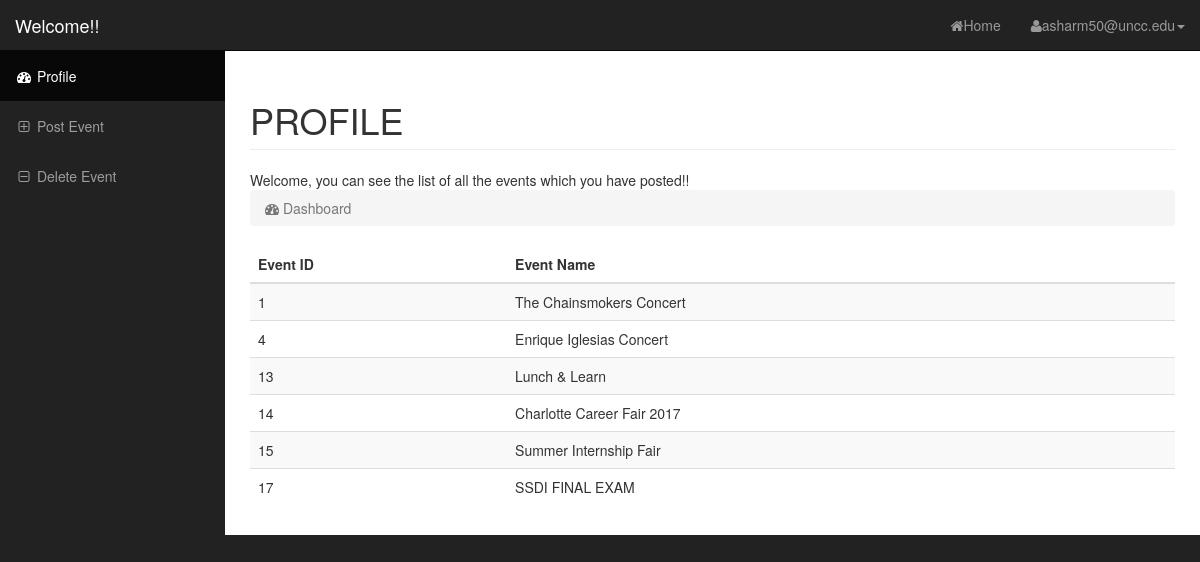
The app's page /profile/contributor_profile.php (signed in) with its own data.
### tables this page shows
CREATE TABLE `event` (
  `event_id` int(11) NOT NULL,
  `event_name` varchar(50) NOT NULL,
  `event_desc` varchar(200) NOT NULL,
  `event_images` varchar(64) NOT NULL,
  `event_date` date NOT NULL,
  `event_venue` varchar(50) NOT NULL,
  `event_time` time NOT NULL,
  `user_id` varchar(64) NOT NULL,
  `event_category` varchar(64) NOT NULL
);

### profile/contributor_profile.php (the view, shortened to what this page needs)
<!DOCTYPE html>
<html lang="en">
<head>
    <link href="css/bootstrap.min.css" rel="stylesheet">
    <link href="css/sb-admin.css" rel="stylesheet">
    <link href="css/plugins/morris.css" rel="stylesheet">
    <link href="font-awesome/css/font-awesome.min.css" rel="stylesheet" type="text/css">
</head>
<body>
    <div id="wrapper">
        <nav class="navbar navbar-inverse navbar-fixed-top" role="navigation">
            <div class="navbar-header">
                <a class="navbar-brand" href="index.html">Welcome!!</a>
            </div>
            <ul class="nav navbar-right top-nav">
                <li>
                    <a href="..\index.php"><i class="fa fa-home"></i>Home</a></li>
                <li class="dropdown">
                    <a href="#" class="dropdown-toggle" data-toggle="dropdown"><i class="fa fa-user"></i><?php echo $_SESSION["userid"]; ?><b class="caret"></b></a>
                </li>
            </ul>
            <div class="collapse navbar-collapse navbar-ex1-collapse">
                <ul class="nav navbar-nav side-nav">
                    <li class="active">
                        <a href="contributor_profile.php"><i class="fa fa-fw fa-dashboard"></i> Profile</a>
                    </li>
                   <li>
                        <a href="contributor_post_event.php"><i class="fa fa-fw fa-plus-square-o"></i> Post Event</a>
                    </li>
                    <li >
                        <a href="contributor_delete_event.php"><i class="fa fa-fw fa-minus-square-o"></i> Delete Event</a>
                    </li>
                </ul>
            </div>
        </nav>
        <div id="page-wrapper">
            <div class="container-fluid">
                <div class="row">
                    <div class="col-lg-12">
                        <h1 class="page-header">
                            PROFILE
                        </h1>
                        Welcome, you can see the list of all the events which you have posted!!
                        <ol class="breadcrumb">
                            <li class="active">
                                <i class="fa fa-dashboard"></i> Dashboard
                            </li>
                        </ol>
                    </div>
                </div>
                <table class="table table-striped">
                    <thead>
                      <tr>
                        <th>Event ID</th>
                        <th>Event Name</th>
                      </tr>
                    </thead>
                    <tbody>
                      <?php
                        $con=mysqli_connect("localhost","root","","events");
                        $sql="SELECT event_id, event_name from event where user_id='{$_SESSION['userid']}'";
                        $result = mysqli_query($con,$sql);
                        while($row = $result->fetch_assoc()) {
                            echo "<tr>";
                            echo "<td>".$row['event_id']."</td>";
                            echo "<td>".$row['event_name']."</td>";
                      echo "</tr>"; }
                      ?>
                    </tbody>
                  </table>
            </div>
        </div>
    </div>
</body>
</html>

### profile/css/sb-admin.css (style rules this page uses)
body { margin-top: 100px; background-color: #222; }
@media (min-width:768px) { body { margin-top: 50px; } }
#wrapper { padding-left: 0; }
#page-wrapper { width: 100%; padding: 0; background-color: #fff; }
@media (min-width:768px) { #wrapper { padding-left: 225px; } }
@media (min-width:768px) { #page-wrapper { padding: 10px; } }
.top-nav { padding: 0 15px; }
.top-nav>li { display: inline-block; float: left; }
.top-nav>li>a { padding-top: 15px; padding-bottom: 15px; line-height: 20px; color: #999; }
@media (min-width:768px) { .side-nav { position: fixed; top: 51px; left: 225px; width: 225px; margin-left: -225px; border: none; border-radius: 0; overflow-y: auto; background-color: #222; bottom: 0; overflow-x: hidden; padding-bottom: 40px; } }
@media (min-width:768px) { .side-nav>li>a { width: 225px; } }

### records on screen
event: event_id "1", event_name "The Chainsmokers Concert"
event: event_id "4", event_name "Enrique Iglesias Concert"
event: event_id "13", event_name "Lunch & Learn"
event: event_id "14", event_name "Charlotte Career Fair 2017"
event: event_id "15", event_name "Summer Internship Fair"
event: event_id "17", event_name "SSDI FINAL EXAM"

### other values on screen
$_SESSION["userid"] "asharm50@uncc.edu"
